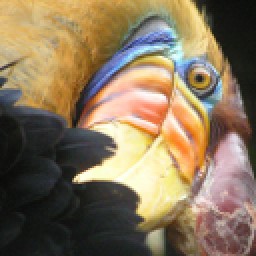
#> input picture wheels/k-means/bird_small.png, 128 x 128 px (shown 2 times larger)
$ python photo-compression.py
#> lines starting #> are read from the running program, lines starting #| are printed output that depends on the picture
import numpy as np
from skimage import io
import pandas as pd
import matplotlib.pyplot as plt

def findClosestCentroids(Datas, centroids):  # Datas:array, centroids:array
    clustering = []  # 储存聚类结果
    # 遍历每个样本点
    for i in range(len(Datas)):
        data = Datas[i]
        diff = data - centroids   # 数据类型都为np.array
        dist = 0
        for j in range(len(diff[0])):
            dist += diff[:,j]**2   # 求欧式距离
        min_index = np.argmin(dist)  # 找出距离最小的下标
        clustering.append(min_index)
    return np.array(clustering)

def computMeans(Datas, clustering):
    centroids = []
    for i in range(len(np.unique(clustering))):  # np.unique计算聚类个数
        u_k = np.mean(Datas[clustering==i], axis=0)  # 求每列的平均值
        centroids.append(u_k)
    return np.array(centroids)

def run_k_means(Datas, centroids, iters):
    all_centroids = [centroids]
    for i in range(iters):
        clusted = findClosestCentroids(Datas, centroids)
        centroids = computMeans(Datas, clusted)
        all_centroids.append(centroids)
    return clusted, all_centroids

sample_image=io.imread("bird_small.png")
#> sample_image is the input picture: shape (128, 128, 3); mean R, G, B 135.4, 117.4, 91.3

sample_image = sample_image/255   # 将数据归一化到0-1

data = sample_image.reshape(-1, 3)  # 将图片像素大小重置，每一个像素点代表一个样本

k = 16  #  聚类个数

centroids = np.random.random(size=(k,3))

clusted, all_centroids = run_k_means(data, centroids, 30)
#> the loop in run_k_means, `for i in range(iters):` made 30 passes
#> centroids on passes 2 to 13: [[nan, nan, nan]], [[0.531, 0.46, 0.358]], [[0.531, 0.46, 0.358]], [[0.531, 0.46, 0.358]], [[0.531, 0.46, 0.358]], [[0.531, 0.46, 0.358]], [[0.531, 0.46, 0.358]], [[0.531, 0.46, 0.358]], [[0.531, 0.46, 0.358]], [[0.531, 0.46, 0.358]], [[0.531, 0.46, 0.358]], [[0.531, 0.46, 0.358]]
#> after the loop in run_k_means, `for i in range(iters):`: all_centroids = 31 items
#> clusted = 16384 values from 0 to 0; all_centroids = 31 items

img = np.zeros(data.shape)  # 初始化图片
last_centroids = all_centroids[-1]  # 最后一聚类质心
#> last_centroids = [[0.531, 0.46, 0.358]]

for i in range(len(last_centroids)):  # 利用聚类质心替换图片中元素
    img[clusted==i] = last_centroids[i]
#> this loop made 1 pass

img = img.reshape(128, 128, 3)  # 转换大小
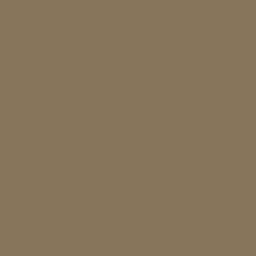
#> img: shape (128, 128, 3) float64 (shown 2 times larger); mean of channels 0, 1, 2 0.531, 0.46, 0.358; drawn as R, G, B

fig, axs = plt.subplots(1, 2, figsize=(10,6))
axs[0].imshow(sample_image)
axs[1].imshow(img)
plt.show()
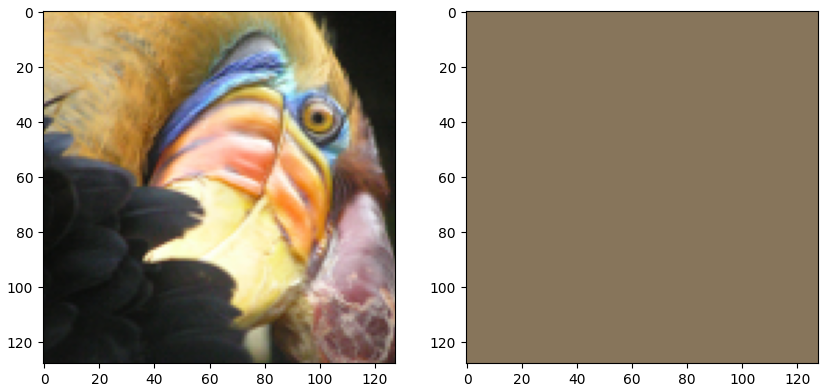
#> figure drawn by matplotlib, 2 panels
